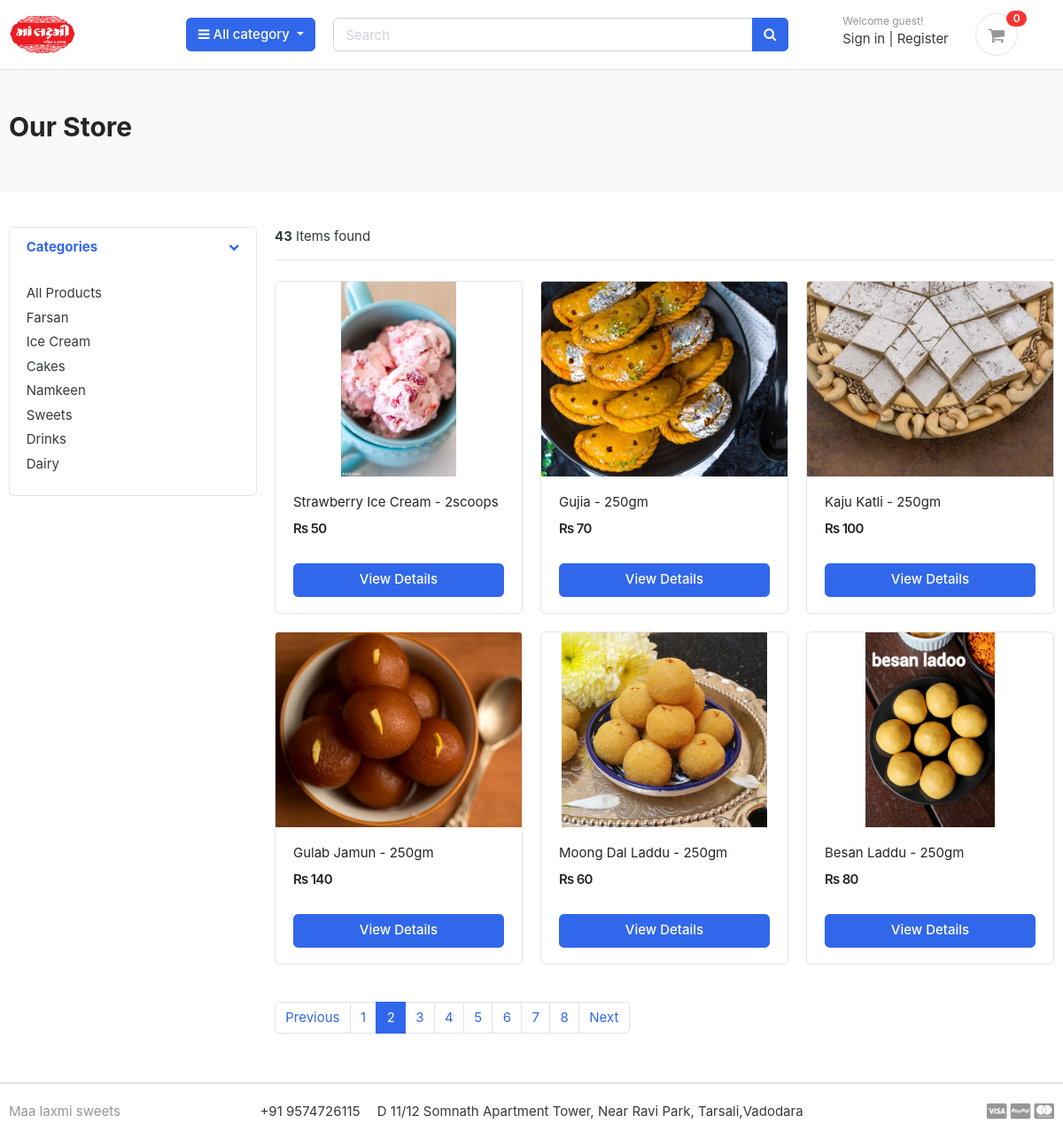
The page /store/?page=2 on the database its author committed.
### category/models.py (models this page shows, shortened)
class Category(models.Model):
    category_name = models.CharField(max_length=50,unique=True)
    slug = models.SlugField(max_length=100,unique=True)
    description = models.TextField(max_length=255,blank=True)
    category_image = models.ImageField(upload_to='photos/Categories',blank=True)
    class Meta:
        verbose_name = 'category'
        verbose_name_plural = 'categories'
    def get_url(self):
        return reverse('products_by_category',args=[self.slug])

### store/models.py (models this page shows, shortened)
class Product(models.Model):
    product_name = models.CharField(max_length=200,unique=True)
    slug = models.SlugField(max_length=200,unique=True)
    description = models.TextField(max_length=500,blank=True)
    price = models.IntegerField()
    images = models.ImageField(upload_to='photos/products')
    stock = models.IntegerField()
    is_available = models.BooleanField(default=True)
    category = models.ForeignKey(Category, on_delete=models.CASCADE)
    created_date = models.DateTimeField(auto_now_add=True)
    modified_date = models.DateTimeField(auto_now=True)
    def get_url(self):
        return reverse('product_detail',args=[self.category.slug,self.slug])

### store/views.py (the view)
# urls.py: path('store/',include('store.urls')),
def store(request, category_slug=None):
    categories = None
    products = None
    if category_slug != None:
        categories = get_object_or_404(Category, slug=category_slug)
        products = Product.objects.filter(
            category=categories, is_available=True)
        paginator = Paginator(products, 6)
        page = request.GET.get('page')
        paged_products = paginator.get_page(page)
        product_count = products.count()
    else:
        products = Product.objects.all().filter(is_available=True).order_by('id')
        paginator = Paginator(products, 6)
        page = request.GET.get('page')
        paged_products = paginator.get_page(page)
        product_count = products.count()
    context = {
        'products': paged_products,
        'product_count': product_count,
    }
    return render(request, 'store/store.html', context)

### carts/context_processors.py (called while the page is built)
def counter(request):
    cart_count = 0
    if 'admin' in request.path:
        return {}
    else:
        try:
            cart = Cart.objects.filter(cart_id=_cart_id(request))
            if request.user.is_authenticated:
                cart_items = CartItem.objects.all().filter(user=request.user)
            else:
                cart_items = CartItem.objects.all().filter(cart=cart[:1])
            for cart_item in cart_items:
                cart_count += cart_item.quantity
        except Cart.DoesNotExist:
            cart_count = 0
    return dict(cart_count=cart_count)

### carts/views.py (called while the page is built)
def _cart_id(request):
    cart = request.session.session_key
    if not cart:
        cart = request.session.create()
    return cart

### category/context_processors.py (called while the page is built)
def menu_links(request):
    links = Category.objects.all()
    return dict(links=links)

### templates/store/store.html
{% extends 'base.html' %}
{% load static %}
{% block content %}
<section class="section-pagetop bg">
    <div class="container">
        {% if 'search' in request.path %}
        <h2 class="title-page">Search Result</h2>
        {% else %}
        <h2 class="title-page">Our Store</h2>
        {% endif %}
    </div>
    </section>
    <section class="section-content padding-y">
    <div class="container">
    <div class="row">
        <aside class="col-md-3">
    <div class="card">
        <article class="filter-group">
            <header class="card-header">
                <a href="#" data-toggle="collapse" data-target="#collapse_1" aria-expanded="true" class="">
                    <i class="icon-control fa fa-chevron-down"></i>
                    <h6 class="title">Categories</h6>
                </a>
            </header>
            <div class="filter-content collapse show" id="collapse_1" style="">
                <div class="card-body">
                    <ul class="list-menu">
                    <li><a href="{% url 'store' %}">All Products </a></li>
                    {% for category in links %}
                    <li><a href="{{category.get_url}}">{{category.category_name}} </a></li>
                    {% endfor %}
                    </ul>
                </div>
            </div>
        </article>
    </div>
        </aside>
        <main class="col-md-9">
    <header class="border-bottom mb-4 pb-3">
            <div class="form-inline">
                <span class="mr-md-auto"><b>{{product_count}}</b> Items found </span>
            </div>
    </header>
    <div class="row">
        {% if products %}
        {% for product in products %}
        <div class="col-md-4">
            <figure class="card card-product-grid">
                <div class="img-wrap">
                    <a href="{{product.get_url}}"> <img src="{{product.images.url}}"></a>
                </div>
                <figcaption class="info-wrap">
                    <div class="fix-height">
                        <a href="{{product.get_url}}" class="title">{{product.product_name}}</a>
                        <div class="price-wrap mt-2">
                            <span class="price">Rs {{product.price}}</span>
                        </div>
                    </div>
                    <a href="{{product.get_url}}" class="btn btn-block btn-primary">View Details </a>
                </figcaption>
            </figure>
        </div>
        {% endfor %}
        {% else %}
        <div><h2>No Results Found</h2></div>
        {% endif %}
    </div>
    <nav class="mt-4" aria-label="Page navigation sample">
        {%  if products.has_other_pages %}
      <ul class="pagination">
          {% if products.has_previous %}
        <li class="page-item"><a class="page-link" href="?page={{products.previous_page_number}}">Previous</a></li>
        {% else %}
        <li class="page-item disabled"><a class="page-link" href="#">Previous</a></li>
        {% endif %}
        {% for i in products.paginator.page_range %}
        {% if products.number == i %}
        <li class="page-item active"><a class="page-link" href="#">{{i}}</a></li>
        {% else %}
        <li class="page-item"><a class="page-link" href="?page={{i}}">{{i}}</a></li>
        {% endif %}
        {% endfor %}
        {% if products.has_next %}
        <li class="page-item"><a class="page-link" href="?page={{products.next_page_number}}">Next</a></li>
        {% else %}
        <li class="page-item disabled"><a class="page-link" href="#">Next</a></li>
        {% endif %}
      </ul>
      {% endif %}
    </nav>
        </main>
    </div>
    </div>
    </section>
    {% endblock %}

### static/css/ui.css (style rules this page uses)
html { font-family: "Inter", sans-serif; font-size: 15px; }
.img-wrap { text-align: center; display: block; }
.img-wrap img { max-width: 100%; }
.price-wrap { letter-spacing: -0.7px; }
.padding-y { padding-top: 40px; padding-bottom: 40px; }
figure { margin-bottom: 0; }
article:after, .form-group:after { display: block; clear: both; content: ""; }
.bg { background-color: #f8f9fa; }
.title-page { color: #212529; }
[class*=list-] li:after { visibility: hidden; display: block; content: ""; overflow: hidden; height: 0; clear: both; }
.list-menu { list-style: none; margin: 0; padding-left: 0; }
.list-menu li { margin-bottom: 5px; }
.list-menu a { color: #343a40; }
[class*=card-product] a.title { color: #212529; display: block; }
[class*=card-product] .img-wrap { overflow: hidden; position: relative; }
[class*=card-product] .img-wrap img { height: 100%; max-width: 100%; width: auto; display: inline-block; -o-object-fit: cover; object-fit: cover; }
.card-product-grid { margin-bottom: 20px; }
.card-product-grid .img-wrap { border-radius: 0.2rem 0.2rem 0 0; height: 220px; }
.card-product-grid .info-wrap { overflow: hidden; padding: 18px 20px; }
.card-product-grid .fix-height { height: 80px; overflow: hidden; }
.card .img-wrap { overflow: hidden; }
.price { font-weight: 600; color: #212529; }
.icon-control { margin-top: 5px; float: right; font-size: 80%; }
.card-header .title { margin-bottom: 0; line-height: 1.5; }
.filter-group { border-bottom: 1px solid #e4e4e4; }
.filter-group .card-header { border-bottom: 0; }
.filter-group:last-child { border-bottom: 0; }
.section-pagetop { padding: 45px 0; }

### rows shown on the page
Category: category_name "Farsan"
Category: category_name "Ice Cream"
Category: category_name "Cakes"
Category: category_name "Namkeen"
Category: category_name "Sweets"
Category: category_name "Drinks"
Category: category_name "Dairy"
Product: images (picture), product_name "Strawberry Ice Cream - 2scoops", price "50"
Product: images (picture), product_name "Gujia - 250gm", price "70"
Product: images (picture), product_name "Kaju Katli - 250gm", price "100"
Product: images (picture), product_name "Gulab Jamun - 250gm", price "140"
Product: images (picture), product_name "Moong Dal Laddu - 250gm", price "60"
Product: images (picture), product_name "Besan Laddu - 250gm", price "80"

### other values the page prints
{{ cart_count }} "0"
{{ product_count }} "43"
{{ i }} "1" "3" "4" "5" "6" "7" "8"
{{ i }} "2"
